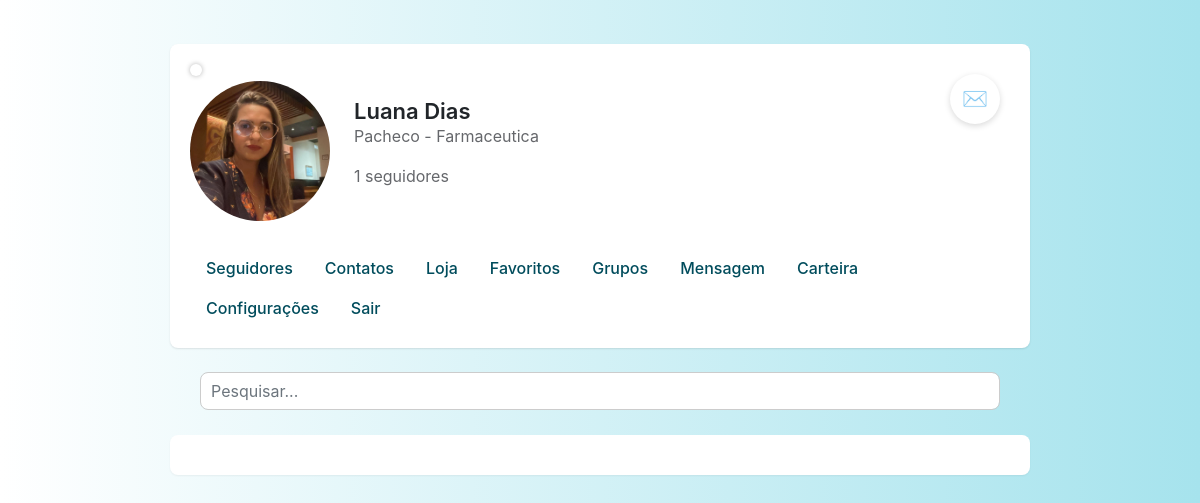
Page /home/2/ (signed in) on the committed database.
### app/models.py (models this page shows, shortened)
class User(UserMixin, db.Model):
    __tablename__ = 'user'
    id = db.Column(db.Integer, primary_key=True)
    nome = db.Column(db.String(150), nullable=False)
    sobreNome = db.Column(db.String(150), nullable=True)
    status = db.Column(db.String(150), nullable=True)
    cpf_cnpj = db.Column(db.String(20), unique=True, nullable=True)
    email = db.Column(db.String(150), unique=True, nullable=False)
    senha = db.Column(db.String(150), nullable=False)
    imagem = db.Column(db.String(150), default='default.png')
    cor_fundo = db.Column(db.String(255), default='background-image: linear-gradient(to right, #fff, #a6e3ed);')
    last_seen = db.Column(db.DateTime, default=datetime.utcnow)
    notificacoes = db.relationship(
        'Notificacao',
        backref='destinatario',
        lazy='dynamic',
        foreign_keys='Notificacao.destinatario_id'
    )
    notificacoes_enviadas = db.relationship(
        'Notificacao',
        backref='remetente',
        lazy='dynamic',
        foreign_keys='Notificacao.remetente_id'
    )
    followed = db.relationship(
        'User', secondary=followers,
        primaryjoin=(followers.c.follower_id == id),
        secondaryjoin=(followers.c.followed_id == id),
        backref=db.backref('followers', lazy='dynamic'),
        lazy='dynamic'
    )
    def total_seguidores(self):
        return self.followers.count()
    def is_online(self):
        if self.last_seen:
            return datetime.utcnow() - self.last_seen < timedelta(minutes=0.10)
        return False

### app/views.py (the view)
@app.route('/home/<int:id>/', endpoint='home')
@login_required
def home(id):
    obj = User.query.get_or_404(id)
    pesquisa = request.args.get('pesquisa', '').strip()
    if pesquisa:
        dados = User.query.filter(
            or_(
                User.nome.ilike(f'%{pesquisa}%'),
                User.sobreNome.ilike(f'%{pesquisa}%')
            )
        ).order_by(User.nome).all()
    else:
        dados = User.query.order_by(User.nome).all()
    pessoas = User.query.all()
    quantidade = len(pessoas)
    context = {
        'busca': bool(pesquisa),
        'dados': dados
    }
    notificacoes_nao_lidas = Notificacao.query.filter_by(
        destinatario_id=obj.id,
        lida=False
    ).all()
    if notificacoes_nao_lidas:
        for notificacao in notificacoes_nao_lidas:
            notificacao.lida = True
        db.session.commit()
    notificacoes = Notificacao.query.options(
        joinedload(Notificacao.remetente)
    ).filter(
        Notificacao.destinatario_id == obj.id
    ).all()
    tem_notificacao = any(notificacao.lida == False for notificacao in notificacoes)
    fundo = obj.cor_fundo if obj.cor_fundo and obj.cor_fundo.strip() else "linear-gradient(to right, #fff, #a6e3ed)"
    return render_template(
        'home.html',
        obj=obj,
        usuario=obj,
        fundo=fundo,
        context=context,
        pessoas=pessoas,
        quantidade=quantidade,
        user_id=id,
        notificacoes=notificacoes,
        tem_notificacao=tem_notificacao,
    )

### app/__init__.py (called while the page is built)
@login_manager.user_loader
def load_user(user_id):
    return User.query.get(int(user_id))

### app/views.py (called while the page is built)
@app.before_request
def update_last_seen():
    if current_user.is_authenticated:
        current_user.last_seen = datetime.utcnow()
        db.session.commit()

### app/templates/home.html (shortened to what this page needs)
{% extends 'base.html' %}
{% block styles %}
<link rel="stylesheet" href="{{ url_for('static', filename='css/index.css') }}">
<link rel="stylesheet" href="{{ url_for('static', filename='css/home.css') }}">
{% endblock %}
{% block content %}
    <div id="corpo_home" class="container">
        <header id="header_home" class="mt-4">
            {% if obj.id == current_user.id %}
            <div id="pin">
                <a id="pin_btn">✉️</a>
            </div>
            {% endif %}
            <div id="status-indicador" class="{% if obj.is_online() %}online{% else %}offline{% endif %}"></div>
            <div id="cabecalho">
                <div>
                    <img class="rounded-circle" src="{{ url_for('static', filename='imagens/' + obj.imagem) }}"
                        alt="Foto Perfil">
                </div>
                <div class="m-4">
                    <h2>{{ obj.nome }} {{ obj.sobreNome }}</h2>
                    <p>{{ obj.status}}</p>
                    <p>{{ obj.total_seguidores() }} seguidores</p>
                </div>
            </div>
            <nav>
                <div>
                    <a href="{{ url_for('seguidores', user_id=obj.id) }}">Seguidores</a>
                    <a href="{{ url_for('seguindo', id=obj.id) }}">Contatos</a>
                    <a href="{{ url_for('loja') }}">Loja</a>
                    <a href="#">Favoritos</a>
                    <a href="#">Grupos</a>
                    <a href="{{ url_for('mensagens', usuario_id=usuario.id) }}" class="btn-link-style">Mensagem</a>
                    {% if obj.id == current_user.id %}
                    <a href="#">Carteira</a>
                    <a href="{{ url_for('configuracoes') }}">Configurações</a>
                    <a id="a_out" href="{{ url_for('logout') }}">Sair</a>
                    {% endif %}
                </div>
            </nav>
        </header>
        <form id="form_pesq_home" method="get" class="row col-12 mt-4">
            <div class="col-12">
                <input type="text" name="pesquisa" id="pesquisa" class="form-control" placeholder="Pesquisar...">
            </div>
        </form>
        <div id="nolt_home" class="container-fluid">
        </div>
    </div>
{% endblock %}

### app/static/css/index.css (style rules this page uses)
#body { background-image: linear-gradient(to right, #fff, #a6e3ed ); height: 100vh; }

### app/static/css/home.css (style rules this page uses)
* { margin: 0; padding: 0; box-sizing: border-box; height: auto; }
body { font-family: "Segoe UI", Tahoma, Geneva, Verdana, sans-serif; height: 100vh; }
#status-indicador { position: absolute; width: 15px; height: 15px; border-radius: 50%; box-shadow: 0 0 5px rgba(0, 0, 0, 0.3); z-index: 1000; transition: background-color 0.3s ease; }
#status-indicador.offline { background-color: white; width: 12px; height: 12px; border-radius: 50%; }
#pin { position: relative; }
#pin_btn { position: absolute; top: 10px; right: 10px; background-color: white; color: white; border: none; border-radius: 50%; width: 50px; height: 50px; font-weight: bold; font-size: 16px; cursor: pointer; z-index: 1000; display: flex; align-items: center; justify-content: center; box-shadow: 0 2px 6px rgba(0, 0, 0, 0.15); transition: background-color 0.3s ease; font-size: 1.3rem; }
#corpo_home { max-width: 900px; margin: auto; padding: 20px; height: 100%; }
#header_home { background-color: #fff; border-radius: 8px; padding: 20px; box-shadow: 0 1px 2px rgba(0,0,0,0.1); display: flex; flex-direction: column; gap: 10px; }
#cabecalho { display: flex; align-items: center; }
#header_home img.rounded-circle { width: 140px; height: 140px; object-fit: cover; }
#header_home h2 { margin: 0; font-size: 22px; font-weight: 600; }
#header_home p { color: #65676b; }
#header_home nav div { display: flex; flex-wrap: wrap; margin-top: 10px; }
#header_home nav a { text-decoration: none; font-weight: 500; transition: color 0.2s ease; cursor: pointer; }
#form_pesq_home { margin-top: 20px; display: flex; justify-content: center; align-items: center; margin: 0 auto; gap: 10px; }
#form_pesq_home input[type="text"] { border: 1px solid #ccc; border-radius: 8px; padding: 10px; width: 100%; font-size: 16px; }
#nolt_home { margin: auto; margin-top: 25px; padding: 20px; background-color: #fff; border-radius: 8px; box-shadow: 0 1px 2px rgba(0,0,0,0.05); max-height: 500px; overflow-y: auto; display: flex; justify-content: start; align-items: stretch; flex-direction: column; }
#corpo_home nav a { display: inline-block; padding: 8px 16px; border-radius: 8px; font-weight: 500; color: #004c5c; background-color: transparent; transition: all 0.25s ease-in-out; text-decoration: none; position: relative; }

### rows in the picture
User: imagem (picture), nome "Luana", sobreNome "Dias", status "Pacheco - Farmaceutica"

### other values in the picture
{{ obj.total_seguidores() }} "1"
